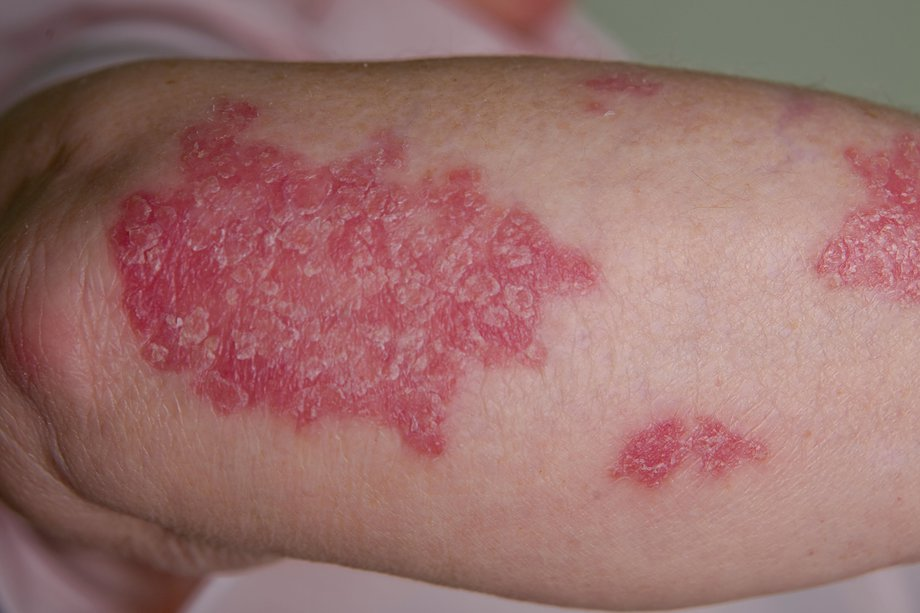
#> input picture psor.jpg, 920 x 613 px, given in place of 455.jpg, which was not available
$ python script.py
#> lines starting #> are read from the running program, lines starting #| are printed output that depends on the picture; after the words box and inside, x2 and y2 are one past the last pixel; in counts of white or black regions, pixels touching at a corner belong together; pictures that were not available may be replaced by others from this repository, and a replacement may not be noted
import cv2
import numpy as np


img = cv2.imread("C:/Users/Firas/Desktop/PsorAI/data/pics/skin/455.jpg")
#> img is the input picture: shape (613, 920, 3); mean B, G, R 107.1, 110.6, 153.3
face_csc = cv2.CascadeClassifier('C:/Users/Firas/Desktop/PsorAI/haarcascade_frontalface_default.xml')

gray = cv2.cvtColor(img, cv2.COLOR_BGR2GRAY)
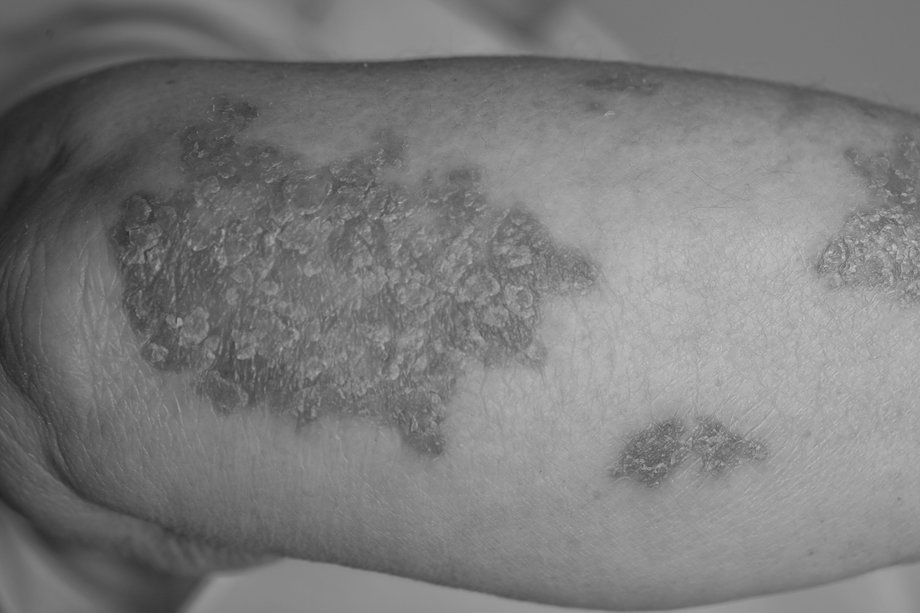
#> gray: shape (613, 920); min 32, max 202, mean 123

faces = face_csc.detectMultiScale(gray, 1.1, 4)
#> faces = ()

for (x, y, w, h) in faces:
    cv2.rectangle(img, (x, y), (x + w, y + h), (150, 50, 50), 5)
#> this loop made 0 passes

# cv2.imshow('img', img)

print(faces)
# cv2.waitKey(0)


#Open a simple image
img=cv2.imread("C:/Users/Firas/Desktop/PsorAI/psorr.jpg")
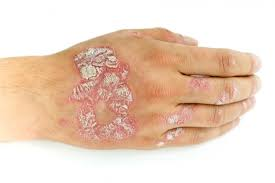
#> input picture psorr.jpg, 275 x 183 px, found by its file name
#> img is the input picture: shape (183, 275, 3); mean B, G, R 192.6, 210.4, 235.2

#converting from gbr to hsv color space
img_HSV = cv2.cvtColor(img, cv2.COLOR_BGR2HSV)
#> img_HSV: shape (183, 275, 3); mean H, S, V 13.9, 50.9, 235.4
#skin color range for hsv color space
HSV_mask = cv2.inRange(img_HSV, (0, 15, 0), (17,170,255))
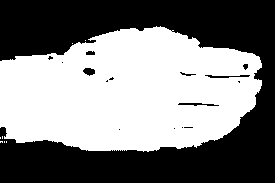
#> HSV_mask: shape (183, 275); 50.2% white; 16 black regions (9 under 20 px), largest, box (x1, y1, x2, y2) and area: (0, 0, 275, 183) 24749, (205, 75, 250, 78) 77, (178, 103, 219, 106) 74
HSV_mask = cv2.morphologyEx(HSV_mask, cv2.MORPH_OPEN, np.ones((3,3), np.uint8))
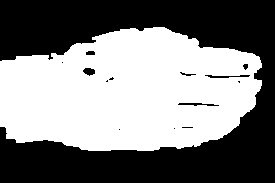
#> HSV_mask: shape (183, 275); 50% white; 1 white region, box (x1, y1, x2, y2) and area: (0, 27, 262, 151) 25157

#converting from gbr to YCbCr color space
img_YCrCb = cv2.cvtColor(img, cv2.COLOR_BGR2YCrCb)
#> img_YCrCb: shape (183, 275, 3); mean of channels 0, 1, 2 215.8, 141.9, 114.9
#skin color range for hsv color space
YCrCb_mask = cv2.inRange(img_YCrCb, (0, 135, 85), (255,180,135))
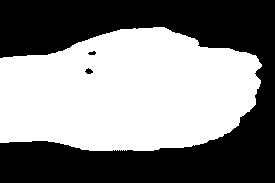
#> YCrCb_mask: shape (183, 275); 51.1% white; 3 black regions, box (x1, y1, x2, y2) and area: (0, 0, 275, 183) 24547, (85, 68, 93, 74) 31, (88, 51, 96, 55) 23
YCrCb_mask = cv2.morphologyEx(YCrCb_mask, cv2.MORPH_OPEN, np.ones((3,3), np.uint8))
#> YCrCb_mask: shape (183, 275); 51.1% white; 3 black regions, box (x1, y1, x2, y2) and area: (0, 0, 275, 183) 24555, (85, 68, 93, 74) 31, (88, 51, 96, 55) 23

#merge skin detection (YCbCr and hsv)
global_mask=cv2.bitwise_and(YCrCb_mask,HSV_mask)
#> global_mask: shape (183, 275); 49.8% white; 1 white region, box (x1, y1, x2, y2) and area: (0, 27, 262, 151) 25039
global_mask=cv2.medianBlur(global_mask,3)
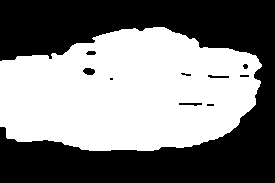
#> global_mask: shape (183, 275); 49.9% white; 1 white region, box (x1, y1, x2, y2) and area: (0, 27, 262, 151) 25103
global_mask = cv2.morphologyEx(global_mask, cv2.MORPH_OPEN, np.ones((4,4), np.uint8))
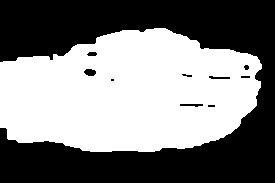
#> global_mask: shape (183, 275); 50% white; 1 white region, box (x1, y1, x2, y2) and area: (0, 28, 262, 152) 25148


HSV_result = cv2.bitwise_not(HSV_mask)
YCrCb_result = cv2.bitwise_not(YCrCb_mask)
global_result=cv2.bitwise_not(global_mask)


# [8 lines of commented-out code are left out]
print(img_YCrCb)
#> (printed output is left out)
cv2.waitKey(0)
cv2.destroyAllWindows()
